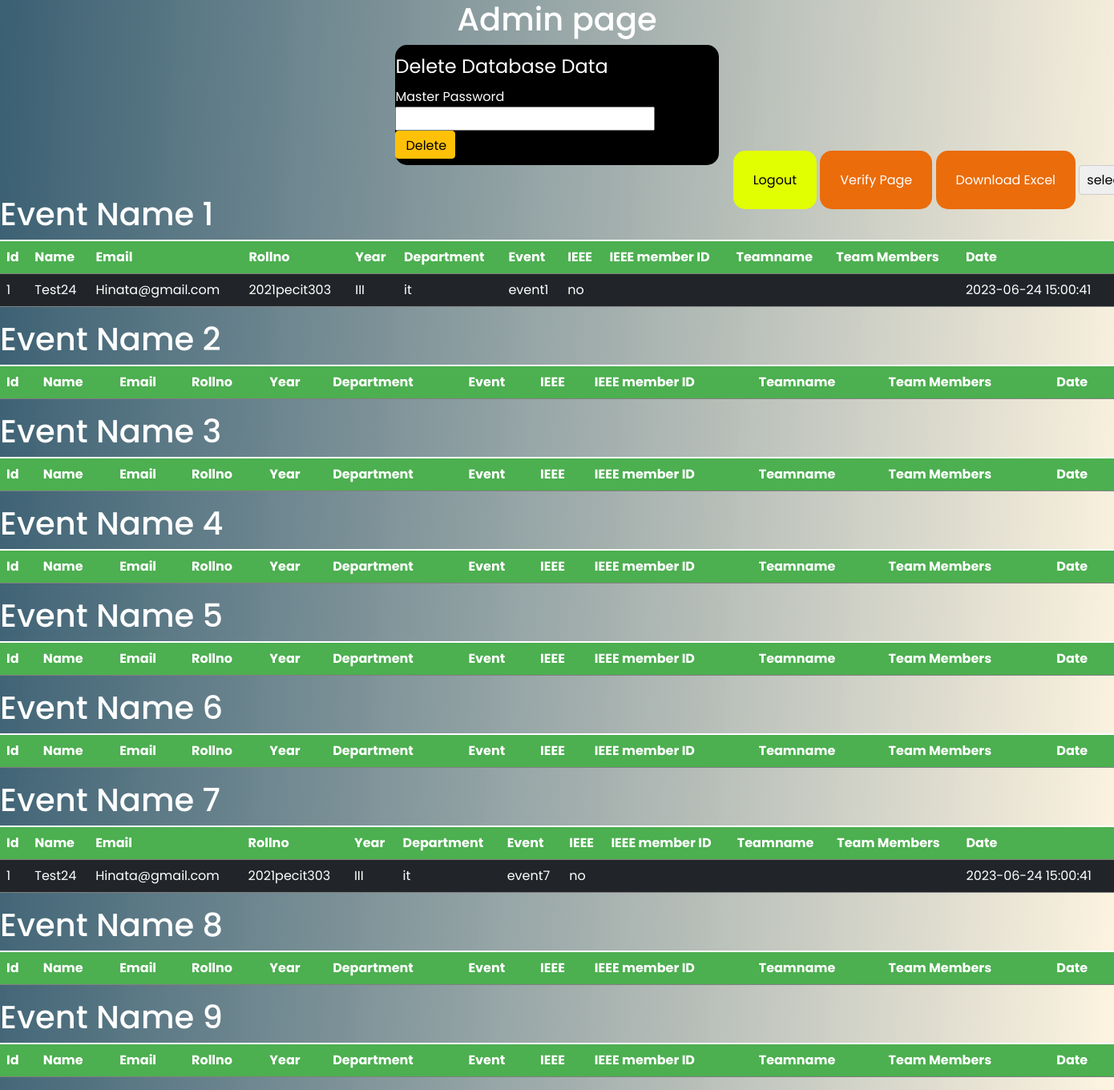
The page /admin (signed in) on the database its author committed.
### website/models.py (models this page shows)
class Event1(db.Model):
    id = db.Column(db.Integer, primary_key=True)
    name=db.Column(db.String(100))
    email = db.Column(db.String(150))
    rollno=db.Column(db.String(100),unique=True)
    dept=db.Column(db.String(100))
    ieee=db.Column(db.String(10))
    year=db.Column(db.String(10))
    event=db.Column(db.String(100))
    teamname=db.Column(db.String(500))
    team_members=db.Column(db.String(500))
    date = db.Column(db.DateTime(timezone=True), default=func.now())

class Event7(db.Model):
    id = db.Column(db.Integer, primary_key=True)
    name=db.Column(db.String(100))
    email = db.Column(db.String(150))
    rollno=db.Column(db.String(100),unique=True)
    dept=db.Column(db.String(100))
    ieee=db.Column(db.String(10))
    year=db.Column(db.String(10))
    event=db.Column(db.String(100))
    teamname=db.Column(db.String(500))
    team_members=db.Column(db.String(500))
    date = db.Column(db.DateTime(timezone=True), default=func.now())

### website/views.py (the view)
@views.route('/admin', methods=['GET', 'POST'])
@login_required
def admin():
    if (current_user.admin == True):
        event1 = Event1.query.order_by(Event1.date)
        event2 = Event2.query.order_by(Event2.date)
        event3 = Event3.query.order_by(Event3.date)
        event4 = Event4.query.order_by(Event4.date)
        event5 = Event5.query.order_by(Event5.date)
        event6 = Event6.query.order_by(Event6.date)
        event7 = Event7.query.order_by(Event7.date)
        event8 = Event8.query.order_by(Event8.date)
        event9 = Event9.query.order_by(Event9.date)
    else:
        return redirect(url_for('auth.login'))
    return render_template("admin.html", event1=event1, event2=event2, event3=event3, event4=event4, event5=event5, event6=event6, event7=event7, event8=event8, event9=event9)

### website/templates/admin.html (shortened to what this page needs)
<!DOCTYPE html>
<html lang="en">
<head>
  <link rel="stylesheet" href="https://cdnjs.cloudflare.com/ajax/libs/font-awesome/6.0.0-beta3/css/all.min.css" />
  <link rel="stylesheet" href="/static/css/admin.css">
  <link href="https://cdn.jsdelivr.net/npm/bootstrap@5.1.3/dist/css/bootstrap.min.css" rel="stylesheet"
>
</head>
<body>
  <h1>Admin page</h1>
  <div class="top">
    <legend>Delete Database Data</legend>
    <form method="post" action="{{url_for('views.delete')}}">
      <label for="password">Master Password</label>
      <input name="pass" type="password">
      <button class="btn btn-warning" type="submit">Delete</button>
    </form>
  </div>
  <div class="bottom">
    <a class="logout" href="{{url_for('auth.logout')}}">Logout</a>
    <a class="verify" href="{{url_for('views.upload_photo')}}">Verify Page</a>
    <a class="verify" href="{{url_for('views.createFile')}}">Download Excel</a>
    <select name="filter" id="filter">
      <option value="0">select event</option>
    </select>
  </div>
  <div class="event1 table table-dark table-striped">
    <h1>Event Name 1</h1>
    <table>
      <tr>
        <th>Id</th>
        <th>Name</th>
        <th>Email</th>
        <th>Rollno</th>
        <th>Year</th>
        <th>Department</th>
        <th>Event</th>
        <th>IEEE</th>
        <th>IEEE member ID</th>
        <th>Teamname</th>
        <th>Team Members</th>
        <th>Date</th>
      </tr>
      <tbody>
        {% for event1 in event1 %}
        <tr>
          <td>{{event1.id}}</td>
          <td>{{event1.name}}</td>
          <td>{{event1.email}}</td>
          <td>{{event1.rollno}}</td>
          <td>{{event1.year}}</td>
          <td>{{event1.dept}}</td>
          <td>{{event1.event}}</td>
          <td>{{event1.ieee}}</td>
          <td>{{event1.i3emid}}</td>
          <td>{{event1.teamname}}</td>
          <td>{{event1.team_members}}</td>
          <td>{{event1.date}}</td>
        </tr>
        {%endfor%}
      </tbody>
    </table>
  </div>
  <div class="event2 table table-dark table-striped">
    <h1>Event Name 2</h1>
    <table>
      <tr>
        <th>Id</th>
        <th>Name</th>
        <th>Email</th>
        <th>Rollno</th>
        <th>Year</th>
        <th>Department</th>
        <th>Event</th>
        <th>IEEE</th>
        <th>IEEE member ID</th>
        <th>Teamname</th>
        <th>Team Members</th>
        <th>Date</th>
      </tr>
    </table>
  </div>
  <div class="event3 table table-dark table-striped">
    <h1>Event Name 3</h1>
    <table>
      <tr>
        <th>Id</th>
        <th>Name</th>
        <th>Email</th>
        <th>Rollno</th>
        <th>Year</th>
        <th>Department</th>
        <th>Event</th>
        <th>IEEE</th>
        <th>IEEE member ID</th>
        <th>Teamname</th>
        <th>Team Members</th>
        <th>Date</th>
      </tr>
    </table>
  </div>
  <div class="event4 table table-dark table-striped">
    <h1>Event Name 4</h1>
    <table>
      <tr>
        <th>Id</th>
        <th>Name</th>
        <th>Email</th>
        <th>Rollno</th>
        <th>Year</th>
        <th>Department</th>
        <th>Event</th>
        <th>IEEE</th>
        <th>IEEE member ID</th>
        <th>Teamname</th>
        <th>Team Members</th>
        <th>Date</th>
      </tr>
    </table>
  </div>
  <div class="event5 table table-dark table-striped">
    <h1>Event Name 5</h1>
    <table>
      <tr>
        <th>Id</th>
        <th>Name</th>
        <th>Email</th>
        <th>Rollno</th>
        <th>Year</th>
        <th>Department</th>
        <th>Event</th>
        <th>IEEE</th>
        <th>IEEE member ID</th>
        <th>Teamname</th>
        <th>Team Members</th>
        <th>Date</th>
      </tr>
    </table>
  </div>
  <div class="event6 table table-dark table-striped">
    <h1>Event Name 6</h1>
    <table>
      <tr>
        <th>Id</th>
        <th>Name</th>
        <th>Email</th>
        <th>Rollno</th>
        <th>Year</th>
        <th>Department</th>
        <th>Event</th>
        <th>IEEE</th>
        <th>IEEE member ID</th>
        <th>Teamname</th>
        <th>Team Members</th>
        <th>Date</th>
      </tr>
    </table>
  </div>
  <div class="event7 table table-dark table-striped">
    <h1>Event Name 7</h1>
    <table>
      <tr>
        <th>Id</th>
        <th>Name</th>
        <th>Email</th>
        <th>Rollno</th>
        <th>Year</th>
        <th>Department</th>
        <th>Event</th>
        <th>IEEE</th>
        <th>IEEE member ID</th>
        <th>Teamname</th>
        <th>Team Members</th>
        <th>Date</th>
      </tr>
      <tbody>
        {% for event7 in event7 %}
        <tr>
          <td>{{event7.id}}</td>
          <td>{{event7.name}}</td>
          <td>{{event7.email}}</td>
          <td>{{event7.rollno}}</td>
          <td>{{event7.year}}</td>
          <td>{{event7.dept}}</td>
          <td>{{event7.event}}</td>
          <td>{{event7.ieee}}</td>
          <td>{{event7.i3emid}}</td>
          <td>{{event7.teamname}}</td>
          <td>{{event7.team_members}}</td>
          <td>{{event7.date}}</td>
        </tr>
        {%endfor%}
      </tbody>
    </table>
  </div>
  <div class="event8 table table-dark table-striped">
    <h1>Event Name 8</h1>
    <table>
      <tr>
        <th>Id</th>
        <th>Name</th>
        <th>Email</th>
        <th>Rollno</th>
        <th>Year</th>
        <th>Department</th>
        <th>Event</th>
        <th>IEEE</th>
        <th>IEEE member ID</th>
        <th>Teamname</th>
        <th>Team Members</th>
        <th>Date</th>
      </tr>
    </table>
  </div>
  <div class="event9 table table-dark table-striped">
    <h1>Event Name 9</h1>
    <table>
      <tr>
        <th>Id</th>
        <th>Name</th>
        <th>Email</th>
        <th>Rollno</th>
        <th>Year</th>
        <th>Department</th>
        <th>Event</th>
        <th>IEEE</th>
        <th>IEEE member ID</th>
        <th>Teamname</th>
        <th>Team Members</th>
        <th>Date</th>
      </tr>
    </table>
  </div>
</body>
</html>

### website/static/css/admin.css (style rules this page uses)
* { margin: 0; box-sizing: border-box; font-family: 'Poppins', sans-serif; }
body { background: linear-gradient(273deg, #fdf0d5ba, #003049c4); display: flex; flex-direction: column; flex-wrap: wrap; align-content: center; align-items: center; }
a { width: 35px; height: 25px; color: black; background-color: aqua; }
h1 { color: #fff; font-size: 20px; }
.btn-warning { color: #000; background-color: #ffc107; border-color: #ffc107; width: 75px; height: 35px; }
.top { width: 29%; color: #fff; height: 150px; display: flex; flex-wrap: wrap; background: #000; border-radius: 15px; align-content: center; justify-content: center; align-items: center; }
table { border-collapse: collapse; width: 100%; }
th, td { text-align: left; padding: 8px; }
th { background-color: #4caf50; color: white; }
select { margin-bottom: 10px; padding: 5px; border: 1px solid #ccc; border-radius: 4px; }
.bottom { top:0px; left: 500px; position: relative; }
.logout { width: 100px; background-color: #e1ff01; padding: 25px; border: 0px; border-radius: 15px; text-decoration: none; color: #000000; }
.verify { width: 100px; background-color: #eb6c0b; padding: 25px; border: 0px; border-radius: 15px; text-decoration: none; color: white; }

### rows shown on the page
Event1: id "1", name "Test24", email "Hinata@gmail.com", rollno "2021pecit303", year "III", dept "it", event "event1", ieee "no", date "2023-06-24 15:00:41"
Event7: id "1", name "Test24", email "Hinata@gmail.com", rollno "2021pecit303", year "III", dept "it", event "event7", ieee "no", date "2023-06-24 15:00:41"
